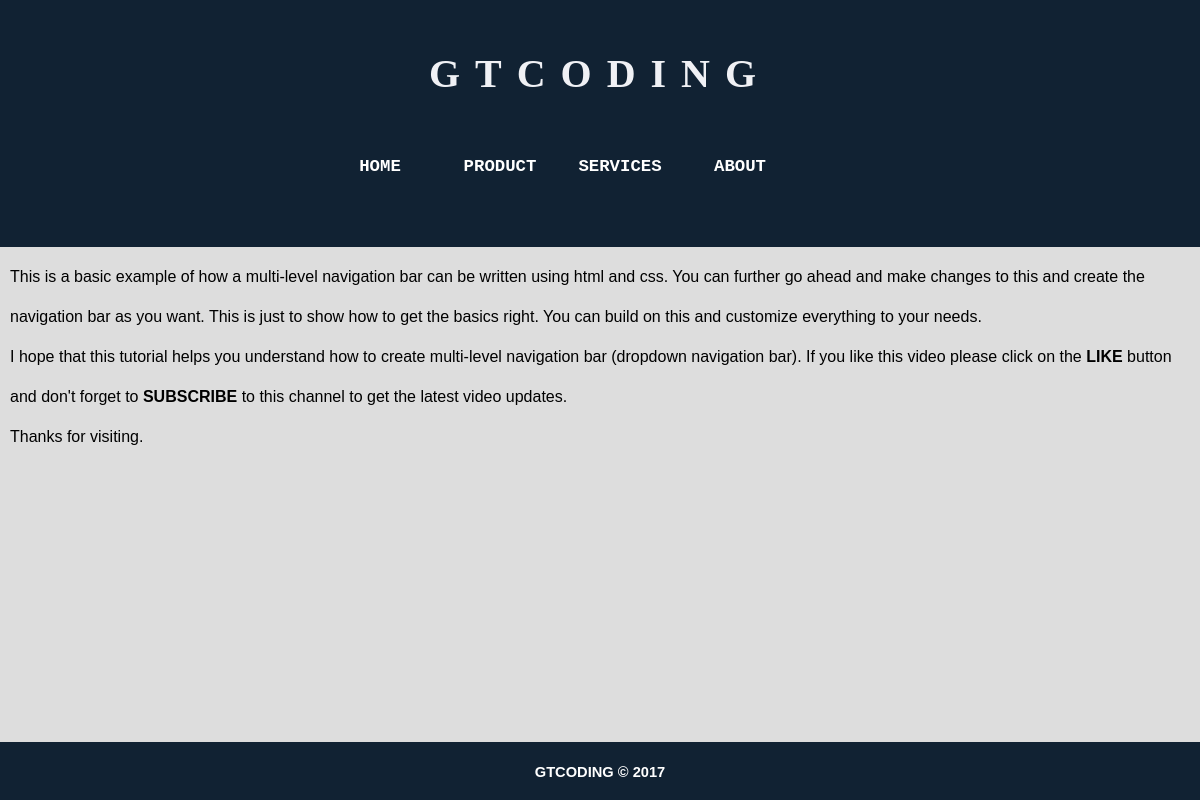
The app's page /category/index.php with its own data.
### tables this page shows
CREATE TABLE `my_menu` (
  `id` int(11) NOT NULL,
  `title` varchar(255) NOT NULL,
  `parent_id` int(11) DEFAULT NULL,
  `page` varchar(255) DEFAULT NULL,
  `sort_order` int(11) NOT NULL,
  `cat_type` varchar(255) DEFAULT NULL,
  `image` varchar(43) NOT NULL
);

### category/action.php (the view, shortened to what this page needs)
<?php
function Connection(){
    $conn=mysqli_connect("localhost","root","","search_engine_tl");
    return $conn;
}
function show_menu(){
    $conn=Connection();
    $menus=generate_multi_level_menus($conn);
    return $menus;
}
function generate_multi_level_menus($connection,$parent_id=null){
    $sql="";
    $menuu="";
    if (is_null($parent_id)){
        $sql="SELECT * FROM `my_menu` WHERE `parent_id` IS NULL ";
    }else{
        $sql="SELECT * FROM `my_menu` WHERE `parent_id` ='$parent_id'";
    }
    $result=mysqli_query($connection,$sql);
    while ($row=mysqli_fetch_assoc($result)){
        if ($row['page']){
            if ($row['cat_type']){
                if ($row['cat_type']=='category'){
                    $menuu.='<li><a href="category.php?cat='.$row['id'].'">'.$row['title'].'</a>';
                }elseif ($row['cat_type']=='sub_category'){
                    $menuu.='<li><a href="subcategory.php?subcat='.$row['id'].'">'.$row['title'].'</a>';
                }
            }else{
                $menuu.='<li><a href="#">'.$row['title'].'</a>';
            }
        }else{
            $menuu.='<li><a href="#">'.$row['title'].'</a>';
        }
        $menuu.='<ul>'.generate_multi_level_menus($connection,$row['id']).'</ul>';
        $menuu.="</li>";
    }
    return $menuu;
}

### style.css (style rules this page uses)
* { padding:0; margin:0; box-sizing:border-box; }
html { height:100%; }
body { height:100%; background:#ddd; }
nav a { display:block; text-decoration: none; font-family: monospace; font-weight: bold; font-size:13pt; color:white; }
nav ul li { float:left; width:120px; height:40px; line-height: 40px; background:#112233; }

### records on screen
my_menu: title "HOME"
my_menu: title "PRODUCT"
my_menu: title "SERVICES"
my_menu: title "ABOUT"
